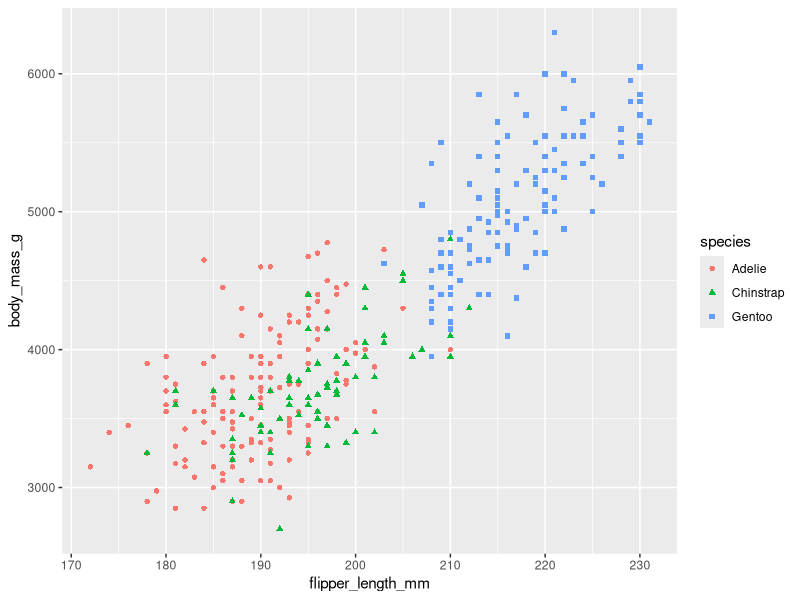
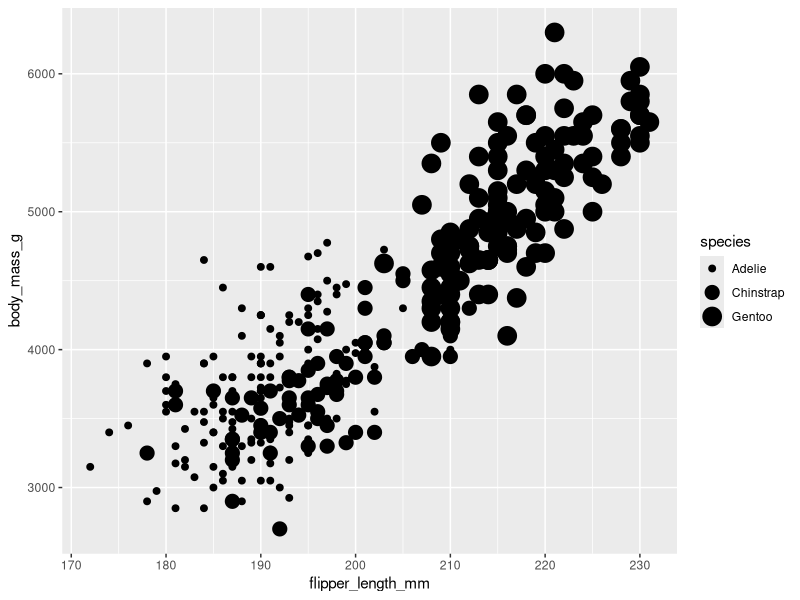
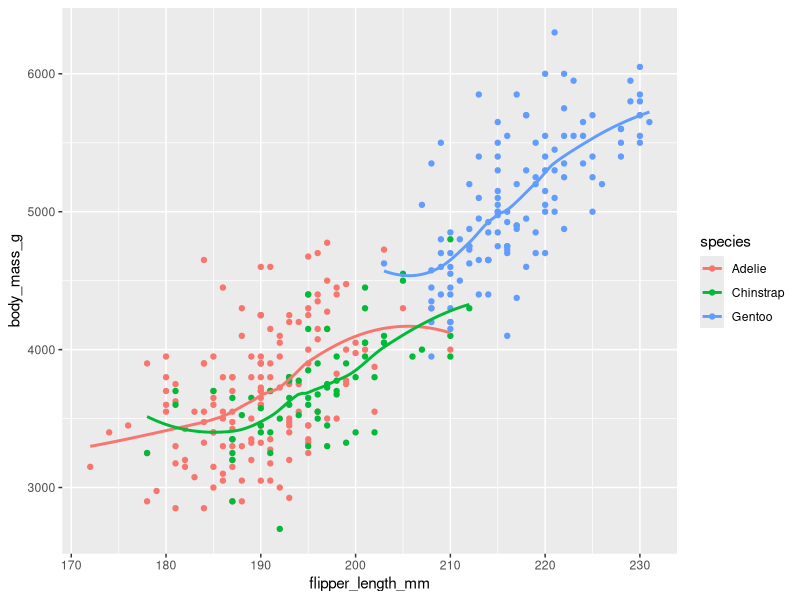
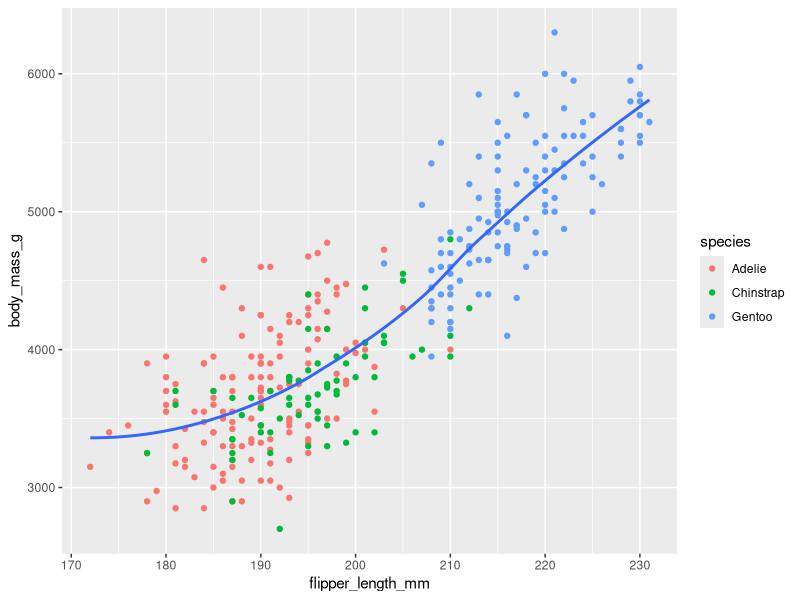
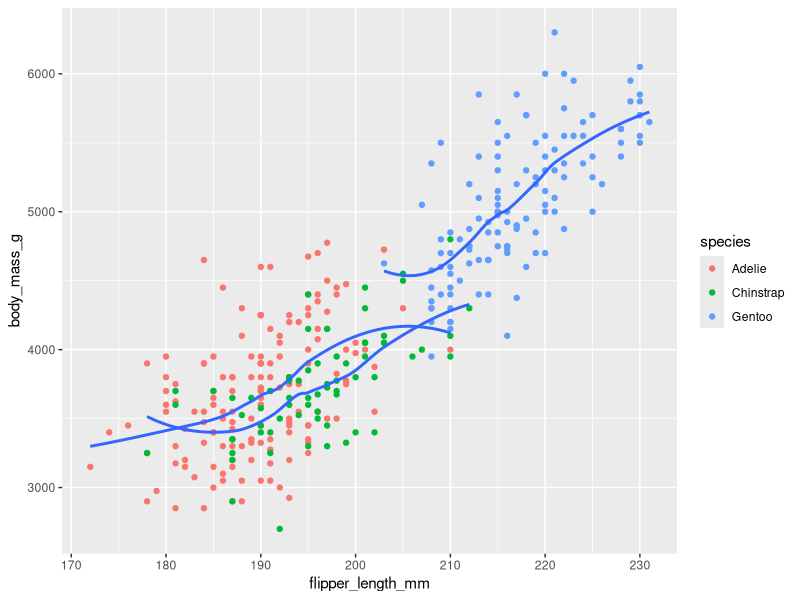
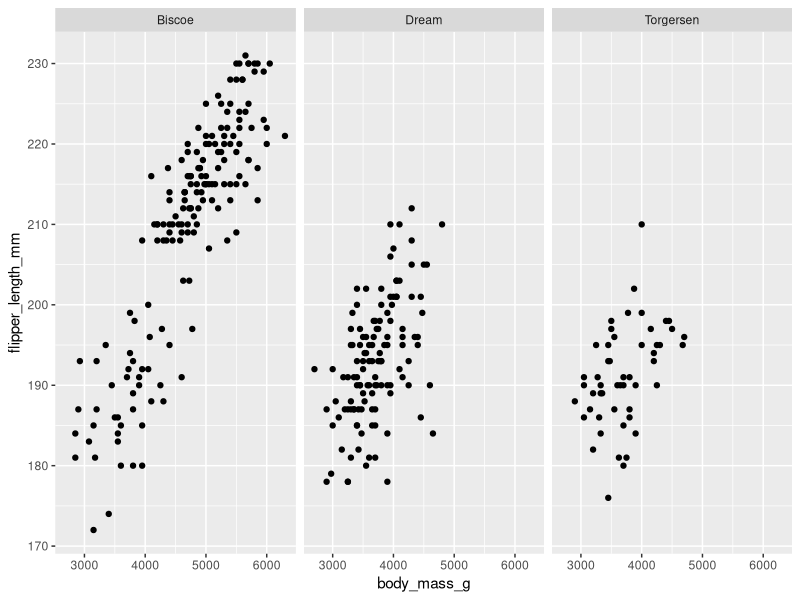
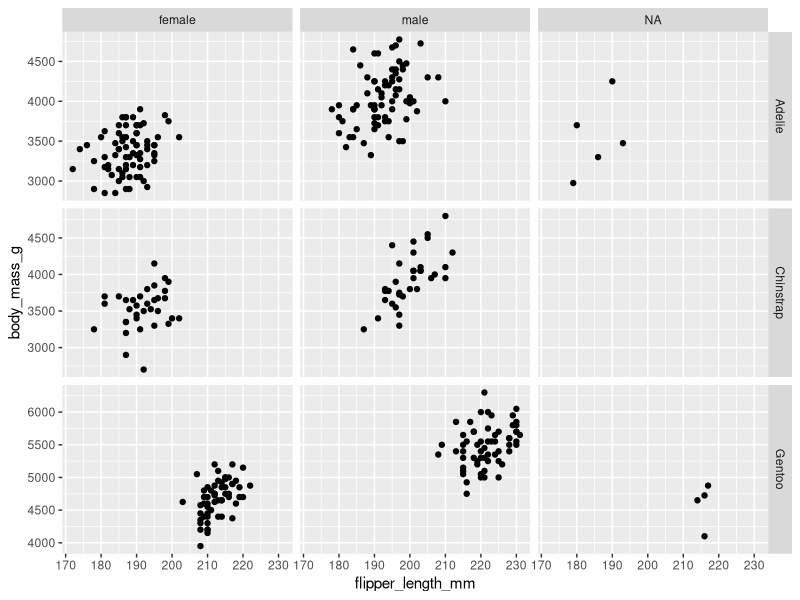
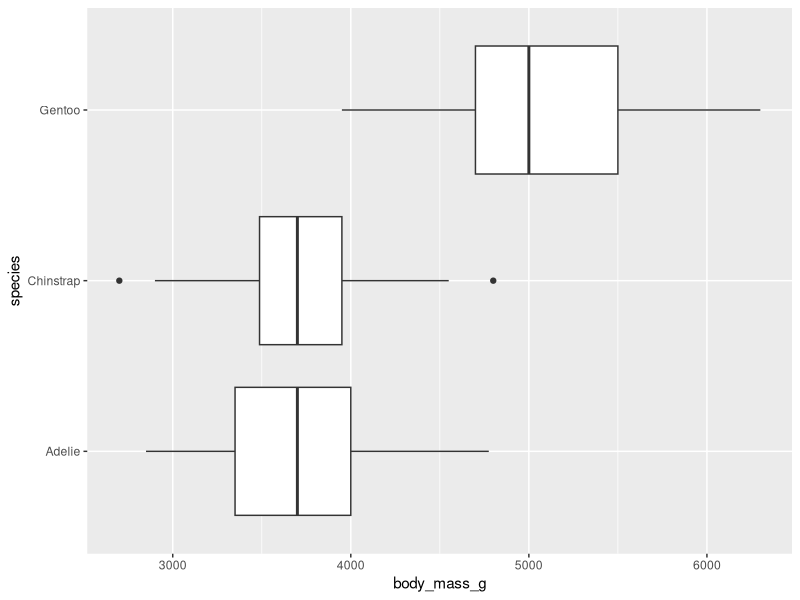

Write R code to recreate these figures, in order.
## ---- chunk 1
library(tidyverse)
library(palmerpenguins)

# Mapping species to color and shape (safe if ≤ 6 categories)
ggplot(penguins, aes(x = flipper_length_mm,
                     y = body_mass_g,
                     color = species,
                     shape = species)) +
  geom_point()

# Mapping a categorical variable to size or alpha generates warnings
ggplot(penguins, aes(x = flipper_length_mm,
                     y = body_mass_g,
                     size = species)) +
  geom_point()  # Warning: Using size for a discrete variable is not advised
## ---- chunk 2
# Global mapping applies color to both geoms
ggplot(penguins, aes(x = flipper_length_mm, y = body_mass_g, color = species)) +
  geom_point() +
  geom_smooth(method = "loess", se = FALSE)

# Local mapping overrides global color for the point layer only
ggplot(penguins, aes(x = flipper_length_mm, y = body_mass_g)) +
  geom_point(aes(color = species)) +
  geom_smooth(method = "loess", se = FALSE)
## ---- chunk 3
# Overlay scatterplot with separate curves per species
ggplot(penguins, aes(x = flipper_length_mm, y = body_mass_g)) +
  geom_point(aes(color = species)) +
  geom_smooth(aes(group = species), method = "loess", se = FALSE)
## ---- chunk 4
# Facet by island
ggplot(penguins, aes(x = body_mass_g, y = flipper_length_mm)) +
  geom_point() +
  facet_wrap(~ island)

# Facet by species and sex with free y‑axis
ggplot(penguins, aes(x = flipper_length_mm, y = body_mass_g)) +
  geom_point() +
  facet_grid(species ~ sex, scales = "free_y")
## ---- chunk 5
# Flip axes in a boxplot
ggplot(penguins, aes(x = species, y = body_mass_g)) +
  geom_boxplot() +
  coord_flip()

# Polar coordinates for a bar chart
ggplot(penguins, aes(x = species, fill = species)) +
  geom_bar() +
  coord_polar()
